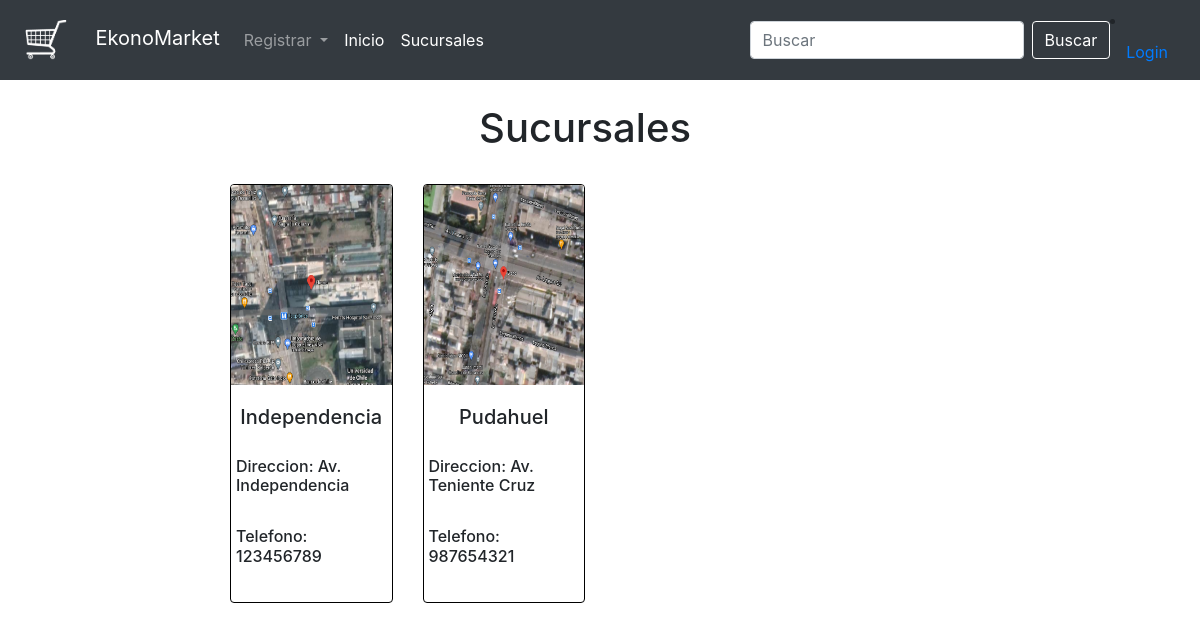
Screenshot of /sucursales with the database file from the repository.
### gestorDeProductos/models.py (models this page shows, shortened)
class Sucursal(models.Model):
    nombre    = models.TextField(max_length=50)
    direccion = models.TextField(max_length=200)
    telefono  = models.TextField(max_length=9)
    encargado = models.TextField(max_length=100)

### gestorDeProductos/views.py (the view)
# urls.py: path('sucursales', views.sucursales, name='sucursales'),
def sucursales(request):
    lista = Sucursal.objects.all()
    contexto = {'lista': lista}
    return render(request, 'sucursales.html', contexto)

### gestorDeProductos/templates/sucursales.html (shortened to what this page needs)
{% extends "plantillaBase3.html" %}
{% load static %}
{% block titulo %}
	<h1>{{ 'Sucursales' }}</h1>
{% endblock %}
{% block contenido %}
<div class="row col-8 row-cols-1 row-cols-md-3 offset-2">
{% for fila in lista %}
	<div class="col mb-4 col-12 col-sm-6 col-xl-3">
		<div class="card" style="border-color:black;">
		<img src="{%static 'images/'|add:fila.nombre|add:'.png' %}" height="200" class="card-img-top" alt="...">
			<div class="card-body" style=" border-color:black;">
				<h5 class="row card-title justify-content-center">{{ fila.nombre }}</h5>
				<p class="row card-text "><h6 class="row justify-content-center">Direccion: {{ fila.direccion }}</h6></p>
				<p class="row card-text "><h6 class="row justify-content-center">Telefono: {{ fila.telefono }}</h6></p>
			</div>
		</div>
	</div>
{% endfor %}
</div>
{% endblock %}

### rows the page displays
Sucursal: nombre (picture), nombre "Independencia", direccion "Av. Independencia", telefono "123456789"
Sucursal: nombre (picture), nombre "Pudahuel", direccion "Av. Teniente Cruz", telefono "987654321"

### other values shown
{{ 'Sucursales' }} "Sucursales"
